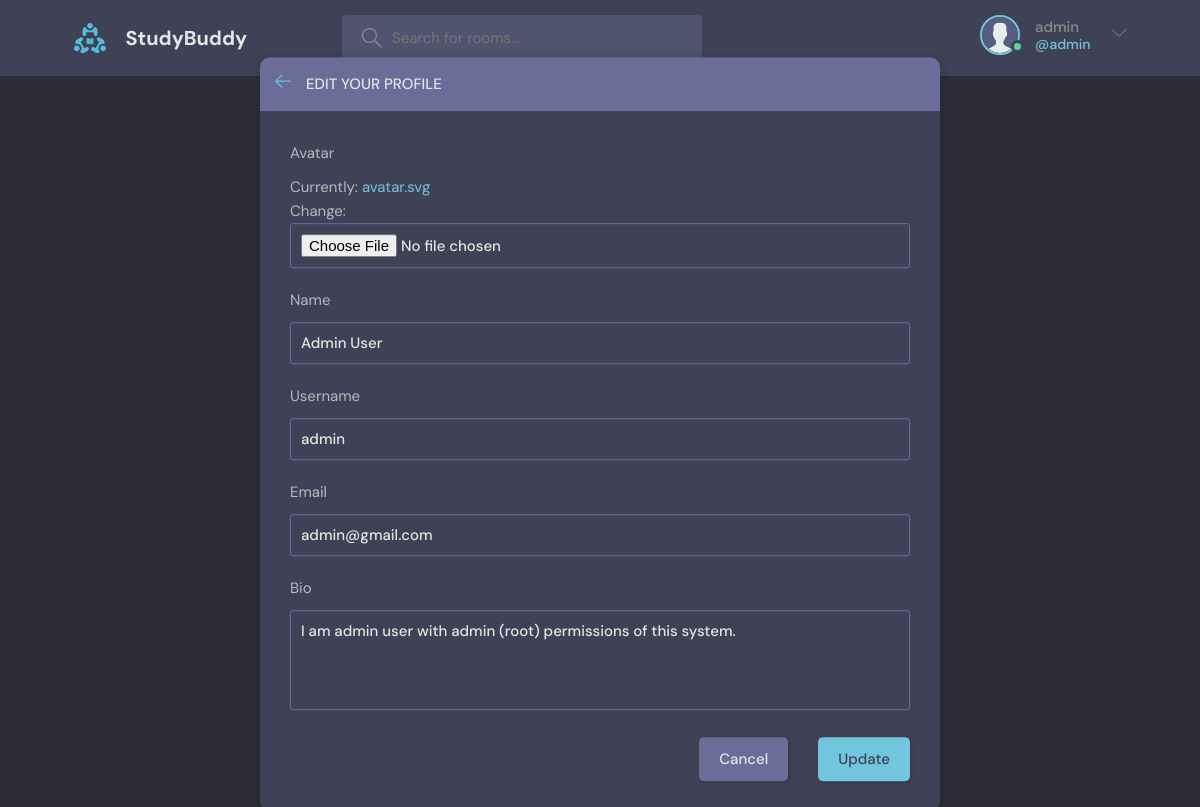
The page /update-user/ (signed in) on the database its author committed.
### base/models.py (models this page shows)
class User(AbstractUser):
  name = models.CharField(max_length=200, null=True)
  email = models.EmailField(unique=True, null=True)
  bio = models.TextField(null=True)
  avatar = models.ImageField(null=True, default='avatar.svg')
  REQUIRED_FIELDS = []

### base/views.py (the view)
# urls.py: path('update-user/', views.updateUser, name='update-user'),
@login_required(login_url='login')
def updateUser(request):
  user = request.user
  form = UserForm(instance=user)
  if request.method == 'POST':
    form = UserForm(request.POST, request.FILES , instance=user)
    if form.is_valid():
      print('Valid form.')
      form.save()
      return redirect('profile', pk=user.id)
  context = {'form': form}
  return render(request, 'update_user.html', context)

### base/forms.py
class UserForm(ModelForm):
  class Meta:
    model = User
    fields = ['avatar','name','username', 'email', 'bio']

### base/templates/update_user.html (shortened to what this page needs)
{% extends 'main.html' %}
{% block content %}
<main class="update-account layout">
    <div class="container">
        <div class="layout__box">
            <div class="layout__boxHeader">
                <div class="layout__boxTitle">
                    <a href="{{request.META.HTTP_REFERER}}">
                        <svg version="1.1" xmlns="http://www.w3.org/2000/svg" width="32" height="32"
                            viewBox="0 0 32 32">
                            <title>arrow-left</title>
                            <path
                                d="M13.723 2.286l-13.723 13.714 13.719 13.714 1.616-1.611-10.96-10.96h27.625v-2.286h-27.625l10.965-10.965-1.616-1.607z">
                            </path>
                        </svg>
                    </a>
                    <h3>Edit your profile</h3>
                </div>
            </div>
            <div class="layout__body">
                <form class="form" action="" method="POST" enctype="multipart/form-data">
                    {% for field in form %}
                    <div class="form__group">
                        <label for="profile_pic">{{ field.label }}</label>
                        {{ field }}
                    </div>
                    {% endfor %}
                    <div class="form__action">
                        <a class="btn btn--dark" href="{{ request.META.HTTP_REFERER }}">Cancel</a>
                        <button class="btn btn--main" type="submit">Update</button>
                    </div>
                </form>
            </div>
        </div>
    </div>
</main>
{% endblock content %}

### base/templates/navbar.html (shortened to what this page needs)
{% load static %}
<header class="header header--loggedIn">
  <div class="container">
    <a href="{% url 'home' %}" class="header__logo">
      <img src="{% static 'images/logo.svg' %}" />
      <h1>StudyBuddy</h1>
    </a>
    <form method="GET" action="{% url 'home' %}" class="header__search">
      <label>
        <input type="text" name="q" placeholder="Search for rooms..." />
      </label>
    </form>
    <nav class="header__menu">
      {% if not request.user.is_authenticated %}
      <a href="{% url 'login' %}">
        <img src="{% static 'images/avatar.svg' %}" />
        <p>Login</p>
      </a>
      {% else %}
      <div class="header__user">
        <a href="{% url 'profile' request.user.id %}">
          <div class="avatar avatar--medium active">
            <img src="{{ request.user.avatar.url }}" />
          </div>
          <p>{{ request.user }}<span>@{{ request.user }}</span></p>
        </a>
        <button class="dropdown-button">
          <svg version="1.1" xmlns="http://www.w3.org/2000/svg" width="32" height="32" viewBox="0 0 32 32">
            <title>chevron-down</title>
            <path d="M16 21l-13-13h-3l16 16 16-16h-3l-13 13z"></path>
          </svg>
        </button>
      </div>
      {% endif %}
    </nav>
  </div>
</header>

### rows shown on the page
User: user.avatar (placeholder picture), user "admin", form "Admin User" "admin" "admin@gmail.com" "I am admin user with admin (root) permissions of this system."

### other values the page prints
{{ field.label }} "Avatar" "Name" "Username" "Email" "Bio"
